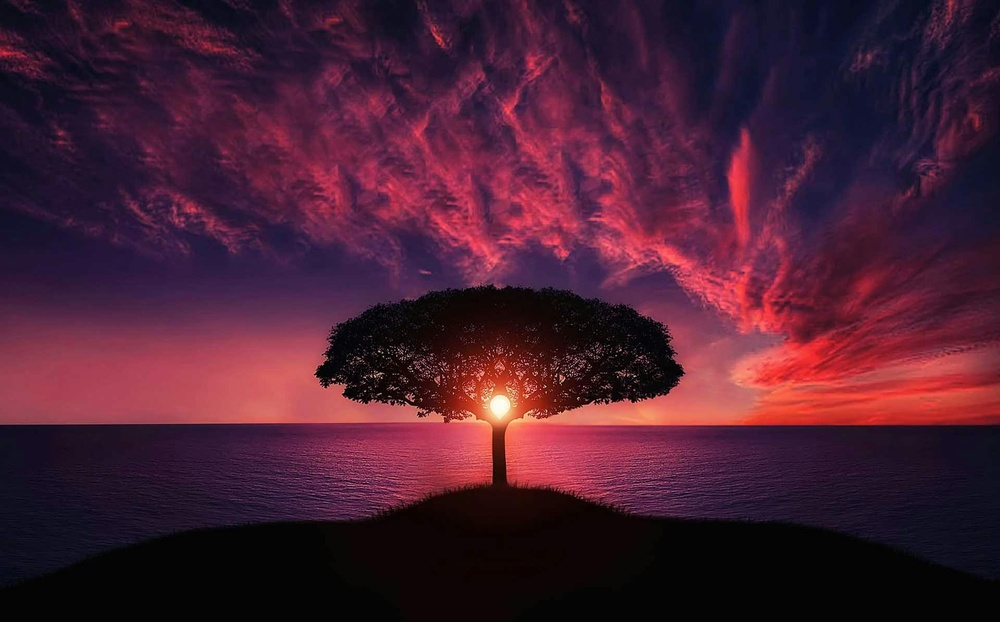
#> input picture Single Image Processing/imgs/Image.jpg, 1000 x 622 px, shrunk from 1920 x 1195 before the run
$ python histogram.py
#> lines starting #> are read from the running program, lines starting #| are printed output that depends on the picture
"""
Operations about histogram
Using the Pillow Library or OpenCV Library.
"""

from PIL import Image, ImageDraw
import cv2
import matplotlib.pyplot as plt

img_pil = Image.open("../imgs/Image.jpg")
#> img_pil is the input picture: PIL image 1000x622 RGB; mean R, G, B 72.6, 30.6, 49.9
img_cv2 = cv2.imread("../imgs/Image.jpg")

# PIL
hist_pil = img_pil.histogram()
#> hist_pil = 768 values, max 76956 at index 260, min 0 at index 470, mean 2429.7
plt.plot(hist_pil)
plt.title("Histogram")
plt.show()
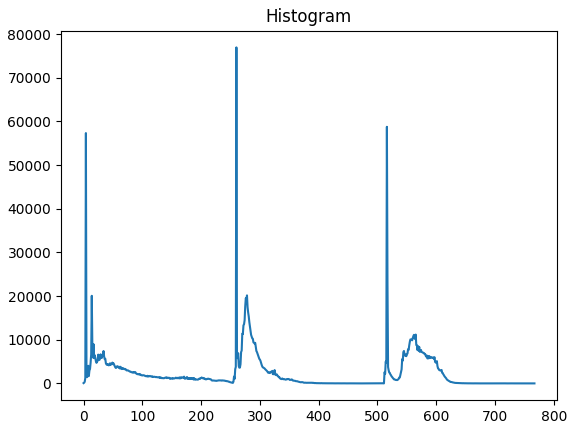
#> figure drawn by matplotlib, 1 panel; curve peaks at x = 260, y = 76956
plt.clf()

# CV2
plt.hist(img_cv2.ravel(), 256, [0, 256])
plt.title("Histogram")
plt.show()
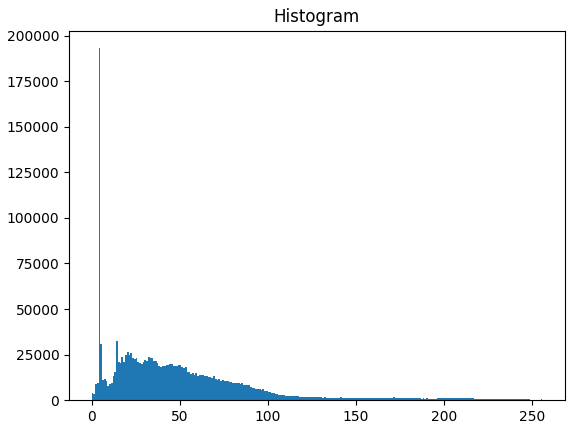
#> figure drawn by matplotlib, 1 panel; tallest bar 193053 high, from x = 4 to 5
plt.clf()

hist_cv2 = cv2.calcHist([img_cv2], [0], None, [256], [0, 256])
#> hist_cv2 = 256 values, max 58767 at index 4, min 0 at index 178, mean 2429.7
plt.plot(hist_cv2)
plt.title("Histogram")
plt.show()
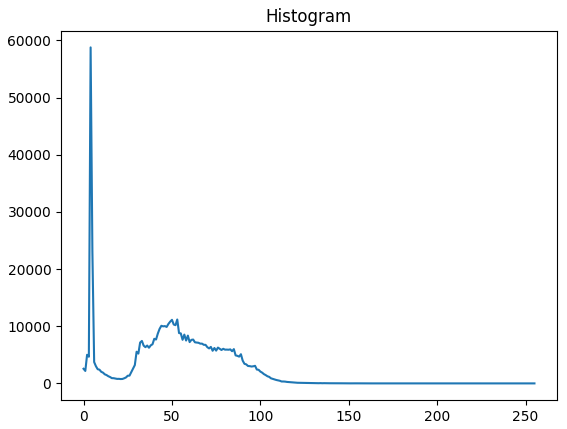
#> figure drawn by matplotlib, 1 panel; curve peaks at x = 4, y = 58767
plt.clf()
